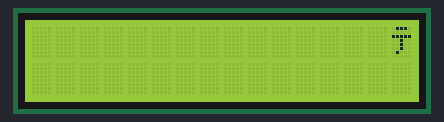
Simulated run of this program. Board: Raspberry Pi (BCM pin numbers). Shown: 16×2 character LCD.

Above: at 2.2 s.
At 6.4 s:
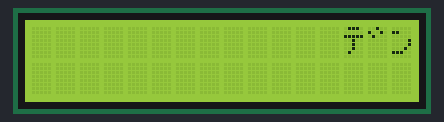
At 10.5 s:
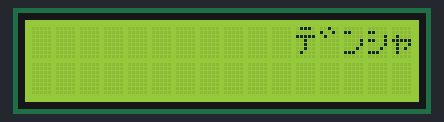
At 18.8 s:
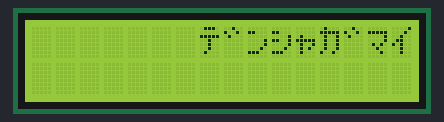
At 27.1 s:
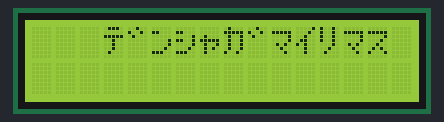
At 37.5 s:
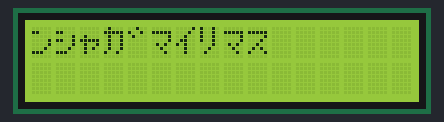

The program:

i2clcdb.py
```python
# coding: shift-jis
#  _____ _____ _____ __ __ _____ _____
#|     |   __|     |  |  |     |     |
#|  |  |__   |  |  |_   _|  |  |  |  |
#|_____|_____|_____| |_| |_____|_____|
#
# Project Tutorial Url:http://osoyoo.com/?p=1031

import smbus
import time

s = "                 ÃÞÝ¼¬¶ÞÏ²ØÏ½                "


# Define some device parameters
I2C_ADDR  = 0x3f # I2C device address, if any error, change this address to 0x27
LCD_WIDTH = 16   # Maximum characters per line

# Define some device constants
LCD_CHR = 1 # Mode - Sending data
LCD_CMD = 0 # Mode - Sending command

LCD_LINE_1 = 0x80 # LCD RAM address for the 1st line
LCD_LINE_2 = 0xC0 # LCD RAM address for the 2nd line
LCD_LINE_3 = 0x94 # LCD RAM address for the 3rd line
LCD_LINE_4 = 0xD4 # LCD RAM address for the 4th line

LCD_BACKLIGHT  = 0x08  # On
#LCD_BACKLIGHT = 0x00  # Off

ENABLE = 0b00000100 # Enable bit

# Timing constants
E_PULSE = 0.0005
E_DELAY = 0.0005

#Open I2C interface
#bus = smbus.SMBus(0)  # Rev 1 Pi uses 0
bus = smbus.SMBus(1) # Rev 2 Pi uses 1

def lcd_init():
  # Initialise display
  lcd_byte(0x33,LCD_CMD) # 110011 Initialise
  lcd_byte(0x32,LCD_CMD) # 110010 Initialise
  lcd_byte(0x06,LCD_CMD) # 000110 Cursor move direction
  lcd_byte(0x0C,LCD_CMD) # 001100 Display On,Cursor Off, Blink Off
  lcd_byte(0x28,LCD_CMD) # 101000 Data length, number of lines, font size
  lcd_byte(0x01,LCD_CMD) # 000001 Clear display
  time.sleep(E_DELAY)

def lcd_byte(bits, mode):
  # Send byte to data pins
  # bits = the data
  # mode = 1 for data
  #        0 for command

  bits_high = mode | (bits & 0xF0) | LCD_BACKLIGHT
  bits_low = mode | ((bits<<4) & 0xF0) | LCD_BACKLIGHT

  # High bits
  bus.write_byte(I2C_ADDR, bits_high)
  lcd_toggle_enable(bits_high)

  # Low bits
  bus.write_byte(I2C_ADDR, bits_low)
  lcd_toggle_enable(bits_low)

def lcd_toggle_enable(bits):
  # Toggle enable
  time.sleep(E_DELAY)
  bus.write_byte(I2C_ADDR, (bits | ENABLE))
  time.sleep(E_PULSE)
  bus.write_byte(I2C_ADDR,(bits & ~ENABLE))
  time.sleep(E_DELAY)

def lcd_string(message,line):
  # Send string to display

  message = message.ljust(LCD_WIDTH," ")

  lcd_byte(line, LCD_CMD)

  for i in range(LCD_WIDTH):
    lcd_byte(ord(message[i]),LCD_CHR)

def main():
  # Main program block

  # Initialise display
  lcd_init()
  i = 0
  while True:
          # Send some test
#      for i in range(28):
#        lcd_string(s[i+1:i+17],LCD_LINE_1)
#        time.sleep(2)
    lcd_string(s[i+1:i+17],LCD_LINE_1)
    time.sleep(2)
    i+=1
    if i>28:
      i =0

    # Send some more text
   # lcd_string("Python",LCD_LINE_1)
  #  lcd_string("Program",LCD_LINE_2)

  # time.sleep(3)

if __name__ == '__main__':

  try:
    main()
  except KeyboardInterrupt:
    pass
  finally:
    lcd_byte(0x01, LCD_CMD)
```

Measured:
- what the display in image 0 shows lasts 2.0 s, from 2.2 s to 4.2 s
- what the display in image 3 shows lasts 2.0 s, from 18.8 s to 20.8 s
